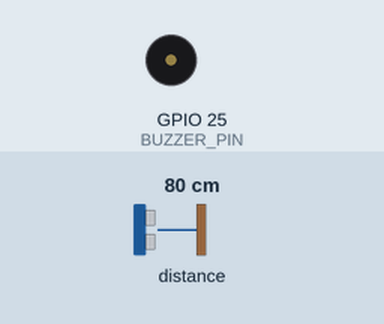
Simulated run of this sketch. Board: ESP32. Parts: buzzer (waves = sounding). The inputs (shaded band) are chosen by the test bench; at power-on: distance to the obstacle 80 cm. WiFi joins after 1.5 s; servers stay silent unless stated; what the sketch prints to the serial monitor is not drawn.

Above: at 3.57 s.
3.6 s: distance to the obstacle set to 2 cm
At 3.7 s:
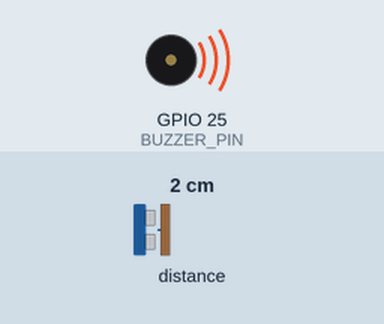
6.6 s: distance to the obstacle set to 60 cm
At 7.02 s:
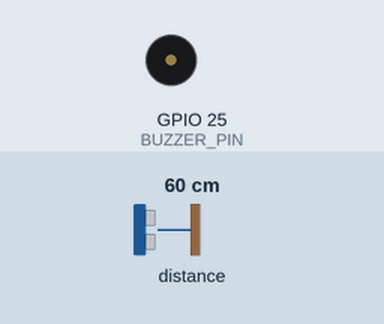
Timing chart, 0 to 15.6 s (numbered marks = the images above; inputs shaded):
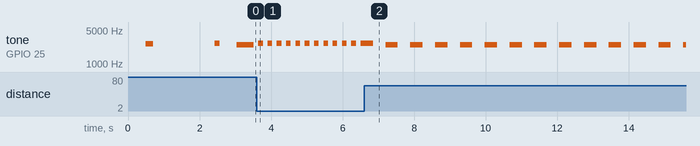

Measured:
- after the input at 3.6 s, tone on GPIO 25 (BUZZER_PIN): alternates 2700 Hz for 0.13 s and silent for 0.13 s, starting at once
- after the input at 6.6 s, tone on GPIO 25 (BUZZER_PIN): alternates 2500 Hz for 0.35 s and silent for 0.35 s, starting after 0.25 s
- by itself, tone on GPIO 25 (BUZZER_PIN): plays 2600 Hz for 0.20 s, 2700 Hz for 0.13 s, 2500 Hz for 0.48 s

The sketch:

sketch_nov21a.ino
```cpp
#include <Wire.h>
#include <WiFi.h>
#include <WebServer.h>
#include <VL53L0X.h>

// --- CONFIGURACIÓN DE RED (HOTSPOT IPHONE 2.4 GHz) ---
const char* ssid = "AlexiPhone";
const char* password = "N4cH0v1d56";

// --- DEFINICIÓN DE PINES ---
#define SDA_PIN    21
#define SCL_PIN    22
#define BUZZER_PIN 25

VL53L0X sensor;
WebServer server(80);

// --- VARIABLES DE TELEMETRÍA Y FILTRADO ---
int distanciaCm = 999;
int distAnterior = 999;
unsigned long tiempoMuestraVel = 0;
bool acercamientoRapido = false;
int lecturasConsecutivas = 0;

String estadoAlerta = "CAMINO DESPEJADO";
unsigned long ultimoPulsoBuzzer = 0;
bool estadoBuzzer = false;

// --- INTERFAZ WEB ACCESIBLE (VOZ SIN BLOQUEOS + RESPUESTA INMEDIATA) ---
const char index_html[] PROGMEM = R"rawliteral(
<!DOCTYPE html>
<html lang="es">
<head>
  <meta charset="UTF-8">
  <meta name="viewport" content="width=device-width, initial-scale=1.0, user-scalable=no">
  <title>Bastón Inteligente</title>
  <style>
    * { box-sizing: border-box; user-select: none; -webkit-tap-highlight-color: transparent; }
    body {
      font-family: -apple-system, BlinkMacSystemFont, "Segoe UI", Roboto, sans-serif;
      background-color: #000000;
      color: #FFFFFF;
      display: flex;
      flex-direction: column;
      align-items: center;
      justify-content: space-between;
      min-height: 100vh;
      margin: 0;
      padding: 28px 20px;
      text-align: center;
      cursor: pointer;
    }
    .header { font-size: 1.2rem; color: #93C5FD; font-weight: 700; letter-spacing: 0.5px; }
    .distancia { font-size: 5rem; font-weight: 900; margin: 10px 0; line-height: 1; }
    .estado {
      font-size: 1.5rem;
      font-weight: 800;
      padding: 16px 24px;
      border-radius: 16px;
      width: 100%;
      max-width: 420px;
      background: #065F46;
      border: 3px solid #10B981;
    }
    .precaucion { background: #92400E !important; border-color: #F59E0B !important; }
    .peligro { background: #7F1D1D !important; border-color: #EF4444 !important; }
    .desconectado { background: #374151 !important; border-color: #EF4444 !important; }
    .voz-indicador {
      width: 100%;
      max-width: 420px;
      padding: 22px;
      border-radius: 16px;
      font-size: 1.3rem;
      font-weight: 800;
      background: #1D4ED8;
      border: 3px solid #60A5FA;
    }
    .voz-indicador.activo { background: #047857; border-color: #34D399; }
  </style>
</head>
<body onclick="toggleVoz()">
  <div class="header">ASISTENTE DE MOVILIDAD</div>
  <div class="distancia" id="dist">-- cm</div>
  <div class="estado" id="estado" aria-live="assertive">Iniciando...</div>
  <div class="voz-indicador" id="btnVoz">TOCA O HAZ CLIC PARA ACTIVAR VOZ</div>

  <script>
    let vozActiva = false;
    let ultimoAviso = 0;
    let ultimoNivel = 0; // 0 = despejado, 1 = precaución, 2 = peligro
    let ultimoPaquete = Date.now();
    let avisoDesconexionDado = false;
    window.utteranceActual = null; // Evita que el navegador elimine la voz a mitad de frase

    function toggleVoz() {
      vozActiva = !vozActiva;
      const btn = document.getElementById('btnVoz');
      if (vozActiva) {
        btn.textContent = "VOZ ACTIVA (CLIC PARA PAUSAR)";
        btn.classList.add('activo');
        hablar("Voz activada", true);
      } else {
        btn.textContent = "TOCA O HAZ CLIC PARA ACTIVAR VOZ";
        btn.classList.remove('activo');
        if ('speechSynthesis' in window) window.speechSynthesis.cancel();
      }
    }

    function hablar(texto, interrumpir = false) {
      if (!vozActiva || !('speechSynthesis' in window)) return;

      const lanzarVoz = () => {
        window.speechSynthesis.resume();
        const msg = new SpeechSynthesisUtterance(texto);
        msg.lang = 'es-MX';
        msg.rate = 1.35;
        msg.onend = () => { window.utteranceActual = null; };
        msg.onerror = () => { window.utteranceActual = null; };
        window.utteranceActual = msg;
        window.speechSynthesis.speak(msg);
      };

      if (interrumpir || window.speechSynthesis.speaking) {
        window.speechSynthesis.cancel();
        // Pequeña pausa de 40 ms para evitar que Safari/Chrome cancelen la frase nueva
        setTimeout(lanzarVoz, 40);
      } else {
        lanzarVoz();
      }
    }

    // Watchdog: alerta si se pierde conexión con el ESP32 (> 1.5 s)
    setInterval(() => {
      if (Date.now() - ultimoPaquete > 1500) {
        const estEl = document.getElementById('estado');
        estEl.textContent = "SIN CONEXIÓN CON EL BASTÓN";
        estEl.className = "estado desconectado";
        if (!avisoDesconexionDado) {
          hablar("Sin conexión con el bastón", true);
          avisoDesconexionDado = true;
        }
      }
    }, 500);

    // Consulta rápida de telemetría cada 150 ms
    setInterval(() => {
      fetch('/data')
        .then(res => res.json())
        .then(data => {
          ultimoPaquete = Date.now();
          avisoDesconexionDado = false;

          const distEl = document.getElementById('dist');
          const estEl = document.getElementById('estado');

          distEl.textContent = data.distancia >= 200 ? "> 200 cm" : data.distancia + " cm";
          estEl.textContent = data.estado;
          estEl.className = "estado";

          const ahora = Date.now();
          let nivelActual = 0;

          if (data.urgente || data.distancia <= 40) {
            nivelActual = 2;
            estEl.classList.add('peligro');
            // Habla de inmediato si subió de nivel o si ya pasaron 1.6 s
            if (nivelActual > ultimoNivel || (ahora - ultimoAviso > 1600)) {
              hablar("¡Alto! " + data.distancia, true);
              ultimoAviso = ahora;
            }
          } else if (data.distancia <= 90) {
            nivelActual = 1;
            estEl.classList.add('precaucion');
            // Habla de inmediato al detectar el objeto por primera vez o cada 2.5 s
            if (nivelActual > ultimoNivel || (ahora - ultimoAviso > 2500)) {
              hablar("Cuidado, " + data.distancia, nivelActual > ultimoNivel);
              ultimoAviso = ahora;
            }
          } else {
            nivelActual = 0;
          }

          ultimoNivel = nivelActual;
        })
        .catch(() => {});
    }, 150);
  </script>
</body>
</html>
)rawliteral";

// --- MANEJADORES HTTP ---
void handleRoot() {
  server.send_P(200, "text/html", index_html);
}

void handleData() {
  bool esUrgente = (distanciaCm <= 40) || acercamientoRapido;
  String json = "{\"distancia\":" + String(distanciaCm) +
                ",\"estado\":\"" + estadoAlerta + "\"" +
                ",\"urgente\":" + (esUrgente ? "true" : "false") + "}";
  server.send(200, "application/json", json);
}

// --- CONTROL ACÚSTICO EN BANDA DE RESONANCIA ---
void actualizarBuzzer(int cm, bool urgente) {
  if (cm > 90 && !urgente) {
    noTone(BUZZER_PIN);
    estadoBuzzer = false;
    return;
  }

  unsigned long intervalo = (cm <= 40 || urgente) ? 110 : map(cm, 41, 90, 200, 500);
  int frecuencia = (cm <= 40 || urgente) ? 2700 : 2500;

  if (millis() - ultimoPulsoBuzzer >= intervalo) {
    ultimoPulsoBuzzer = millis();
    estadoBuzzer = !estadoBuzzer;
    if (estadoBuzzer) {
      tone(BUZZER_PIN, frecuencia);
    } else {
      noTone(BUZZER_PIN);
    }
  }
}

void setup() {
  Serial.begin(115200);
  delay(500);

  pinMode(BUZZER_PIN, OUTPUT);
  noTone(BUZZER_PIN);

  tone(BUZZER_PIN, 2600, 200);
  delay(250);

  Wire.begin(SDA_PIN, SCL_PIN);
  Wire.setClock(100000);
  delay(100);

  sensor.setBus(&Wire);
  sensor.setTimeout(500);

  if (!sensor.init()) {
    Serial.println(F("ERROR: Sensor VL53L0X no detectado"));
    while (1) {
      delay(100);
    }
  }

  // Lectura rápida (20 ms) para reducir latencia en el primer movimiento
  sensor.setMeasurementTimingBudget(20000);
  sensor.startContinuous();
  Serial.println(F("Sensor VL53L0X inicializado correctamente."));

  // Espera hasta 30 segundos (60 x 500 ms) al Hotspot del iPhone
  WiFi.mode(WIFI_STA);
  WiFi.begin(ssid, password);
  Serial.print(F("Conectando a Wi-Fi"));

  int intentos = 0;
  while (WiFi.status() != WL_CONNECTED && intentos < 60) {
    delay(500);
    Serial.print(".");
    intentos++;
  }

  if (WiFi.status() == WL_CONNECTED) {
    Serial.println(F("\nWi-Fi conectado!"));
    Serial.print(F("Abre esta URL: http://"));
    Serial.println(WiFi.localIP());
  } else {
    Serial.println(F("\nHotspot no disponible. Iniciando red propia..."));
    WiFi.mode(WIFI_AP);
    WiFi.softAP("Baston_Inteligente", "12345678");
    Serial.print(F("Conéctate a 'Baston_Inteligente' y abre: http://"));
    Serial.println(WiFi.softAPIP());
  }

  server.on("/", handleRoot);
  server.on("/data", handleData);
  server.begin();
}

void loop() {
  server.handleClient();

  uint16_t mm = sensor.readRangeContinuousMillimeters();

  if (!sensor.timeoutOccurred() && mm < 2000) {
    distanciaCm = mm / 10;
  } else {
    distanciaCm = 999;
  }

  // Cálculo de velocidad de acercamiento cada 250 ms
  if (millis() - tiempoMuestraVel >= 250) {
    int delta = distAnterior - distanciaCm;
    acercamientoRapido = (delta >= 30 && distanciaCm <= 120);
    distAnterior = distanciaCm;
    tiempoMuestraVel = millis();
  }

  // Filtro ágil: 2 lecturas seguidas (~40 ms) para reacción inmediata sin falsos positivos
  if (distanciaCm <= 90 || acercamientoRapido) {
    lecturasConsecutivas++;
  } else {
    lecturasConsecutivas = 0;
  }

  if (lecturasConsecutivas >= 2) {
    if (acercamientoRapido) {
      estadoAlerta = "¡ALTO! OBJETO RÁPIDO";
    } else if (distanciaCm <= 40) {
      estadoAlerta = "¡ALTO! OBSTÁCULO CERCA";
    } else {
      estadoAlerta = "CUIDADO: OBJETO PRÓXIMO";
    }
    actualizarBuzzer(distanciaCm, acercamientoRapido);
  } else {
    estadoAlerta = "CAMINO DESPEJADO";
    noTone(BUZZER_PIN);
    estadoBuzzer = false;
  }

  delay(10);
}
```
